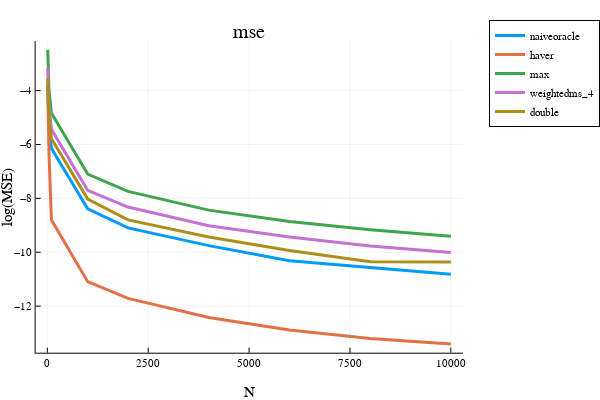

Write notebook code for a chart like this one.
### Markdown cell above
### Multi-gap Linear

### Code cell
"""
trying to run bandits and see the performance of the estimator.

"""

using Infiltrator
using ProgressMeter
using Plots
plotly()

include("./KjBandits.jl")
include("./KjFunctions.jl")


opt = (
    σ² = (1.0/2)^2, 
    dataseed = 313, #123
    algoseed = 789,
    n_trials = 200, #50, #1000, #200
    N_ary = [10, 20, 40, 100, 1000, 2000, 4000, 6000, 8000, 10000], 
    algo_name = "uniform", # "ucb", # "ucb", "sr", "uniform"
    problem_name = "multi_gap_linear", #"equal", "allbest", #"linear_K20" #"linear", "linear_K2_custom", "linear_K2"
    K = 64,
    num_optimals = nothing,
    degree = nothing,
    Delta = nothing,
    gap_splits = floor.(Int32, range(start=0, stop=64, length=5)),
)
#estimator_names = ["haver", "naiveoracle", "avg", "max", "weighted_100", "weightedms_4", ]
estimator_names = ["naiveoracle", "haver", "avg", "max", "weightedms_4", "double"]
@show estimator_names
@show opt

hatvalues = zeros(opt.n_trials, length(opt.N_ary), length(estimator_names))
global estimators
global i_t_ary
rng_data = MersenneTwister(opt.dataseed)
rng_algo = MersenneTwister(opt.algoseed) 
rng_algo2 = MersenneTwister(opt.algoseed*31 + 1)
algo = []
problem = []
@showprogress for i_try = 1:opt.n_trials
#    global algo, problem
    myseed = rand(rng_data, UInt32)

    for i_N in eachindex(opt.N_ary)
        global problem, algo
        N = opt.N_ary[i_N]

        problem = problem_factory(
            opt.problem_name, opt.σ²,  myseed, 
            K=opt.K, num_optimals=opt.num_optimals, 
            degree=opt.degree, Delta=opt.Delta, gap_splits=opt.gap_splits)

        algo = algo_factory(opt.algo_name, problem, rand(rng_algo, UInt32))

        myseed2 = rand(rng_algo2, UInt32)
        estimators = [ estimator_factory(name, opt.σ², problem.μ, myseed2) for name in estimator_names]
    
        data = zeros(opt.K, N)
        for i in 1:opt.K
            algo.n_pulls[i] = N
            rewards = problem.μ[i] .+ sqrt(problem.σ²)*randn(problem.rngs[i], N) 
            algo.sum_rewards[i] = sum(rewards) 
            data[i,:] .= rewards
        end 
        
        for i_est in 1:length(estimators)-1
            hatvalues[i_try, i_N, i_est] = estimate_value(estimators[i_est], algo)
        end
        hatvalues[i_try, i_N, end] = estimate_value(estimators[end], data)
        
        @assert maximum(problem.μ) == 0.0
    end
    #- compute the bias and the MSE
end
bias = meansqueeze(hatvalues, 1) # n_alphas x n_estimators
mse = meansqueeze(hatvalues .^ 2, 1)
mae = meansqueeze(abs.(hatvalues), 1)

x = opt.N_ary
i = 1; plot(x, log.(mse[:,i]), label=estimator_names[i], linewidth=3)
i = 2; plot!(x, log.(mse[:,i]), label=estimator_names[i], linewidth=3)
# i = 3; plot!(x, log.(mse[:,i]), label=estimator_names[i], linewidth=3) 
i = 4; plot!(x, log.(mse[:,i]), label=estimator_names[i], linewidth=3)
i = 5; plot!(x, log.(mse[:,i]), label=estimator_names[i], linewidth=3)
i = 6; plot!(x, log.(mse[:,i]), label=estimator_names[i], linewidth=3)
plot!(xlabel="N", ylabel="log(MSE)", legend=:outertopright)  
title!("mse")

### Figure 1 — Plotly figure (JSON) as saved in the notebook; plotly's stock layout.template omitted (floating-point values rounded to 4 significant figures)
{"data": [{"colorbar": {"title": {"text": ""}}, "legendgroup": "naiveoracle", "line": {"color": "rgba(0, 154, 250, 1.000)", "dash": "solid", "shape": "linear", "width": 3}, "mode": "lines", "name": "naiveoracle", "showlegend": true, "type": "scatter", "x": [10, 20, 40, 100, 1000, 2000, 4000, 6000, 8000, 10000], "xaxis": "x", "y": [-3.827, -4.646, -5.324, -6.143, -8.386, -9.096, -9.755, -10.31, -10.58, -10.82], "yaxis": "y", "zmax": null, "zmin": null}, {"colorbar": {"title": {"text": ""}}, "legendgroup": "haver", "line": {"color": "rgba(227, 111, 71, 1.000)", "dash": "solid", "shape": "linear", "width": 3}, "mode": "lines", "name": "haver", "showlegend": true, "type": "scatter", "x": [10, 20, 40, 100, 1000, 2000, 4000, 6000, 8000, 10000], "xaxis": "x", "y": [-3.763, -4.733, -6.229, -8.796, -11.09, -11.72, -12.42, -12.89, -13.2, -13.4], "yaxis": "y", "zmax": null, "zmin": null}, {"colorbar": {"title": {"text": ""}}, "legendgroup": "max", "line": {"color": "rgba(62, 164, 78, 1.000)", "dash": "solid", "shape": "linear", "width": 3}, "mode": "lines", "name": "max", "showlegend": true, "type": "scatter", "x": [10, 20, 40, 100, 1000, 2000, 4000, 6000, 8000, 10000], "xaxis": "x", "y": [-2.487, -3.16, -3.923, -4.831, -7.098, -7.741, -8.438, -8.855, -9.162, -9.406], "yaxis": "y", "zmax": null, "zmin": null}, {"colorbar": {"title": {"text": ""}}, "legendgroup": "weightedms_4", "line": {"color": "rgba(195, 113, 210, 1.000)", "dash": "solid", "shape": "linear", "width": 3}, "mode": "lines", "name": "weightedms_4", "showlegend": true, "type": "scatter", "x": [10, 20, 40, 100, 1000, 2000, 4000, 6000, 8000, 10000], "xaxis": "x", "y": [-3.158, -3.77, -4.534, -5.435, -7.7, -8.324, -9.019, -9.435, -9.772, -10.01], "yaxis": "y", "zmax": null, "zmin": null}, {"colorbar": {"title": {"text": ""}}, "legendgroup": "double", "line": {"color": "rgba(172, 142, 24, 1.000)", "dash": "solid", "shape": "linear", "width": 3}, "mode": "lines", "name": "double", "showlegend": true, "type": "scatter", "x": [10, 20, 40, 100, 1000, 2000, 4000, 6000, 8000, 10000], "xaxis": "x", "y": [-3.536, -4.143, -4.895, -5.778, -8.026, -8.799, -9.431, -9.932, -10.35, -10.37], "yaxis": "y", "zmax": null, "zmin": null}], "layout": {"annotations": [{"font": {"color": "rgba(0, 0, 0, 1)", "family": "sans-serif", "size": 20}, "rotation": 0, "showarrow": false, "text": "mse", "x": 0.535, "xanchor": "center", "xref": "paper", "y": 1, "yanchor": "top", "yref": "paper"}], "height": 400, "legend": {"bgcolor": "rgba(255, 255, 255, 1.000)", "bordercolor": "rgba(0, 0, 0, 1)", "borderwidth": 1, "font": {"color": "rgba(0, 0, 0, 1)", "family": "sans-serif", "size": 11}, "title": {"font": {"color": "rgba(0, 0, 0, 1)", "family": "sans-serif", "size": 15}, "text": ""}, "tracegroupgap": 0, "traceorder": "normal", "x": 1.05, "xanchor": "upper", "y": 1, "yanchor": "right"}, "margin": {"b": 20, "l": 0, "r": 0, "t": 20}, "paper_bgcolor": "rgba(255, 255, 255, 1.000)", "plot_bgcolor": "rgba(255, 255, 255, 1.000)", "showlegend": true, "width": 600, "xaxis": {"anchor": "y", "domain": [0.07647, 0.9934], "gridcolor": "rgba(0, 0, 0, 0.1)", "gridwidth": 0.5, "linecolor": "rgba(0, 0, 0, 1)", "mirror": false, "range": [-289.7, 10300.0], "showgrid": true, "showline": true, "showticklabels": true, "tickangle": 0, "tickcolor": "rgb(0, 0, 0)", "tickfont": {"color": "rgba(0, 0, 0, 1)", "family": "sans-serif", "size": 11}, "tickmode": "array", "ticks": "inside", "ticktext": ["0", "2500", "5000", "7500", "10000"], "tickvals": [0, 2500, 5000, 7500, 10000], "title": {"font": {"color": "rgba(0, 0, 0, 1)", "family": "sans-serif", "size": 15}, "text": "N"}, "type": "linear", "visible": true, "zeroline": false, "zerolinecolor": "rgba(0, 0, 0, 1)"}, "yaxis": {"anchor": "x", "domain": [0.07581, 0.9415], "gridcolor": "rgba(0, 0, 0, 0.1)", "gridwidth": 0.5, "linecolor": "rgba(0, 0, 0, 1)", "mirror": false, "range": [-13.73, -2.16], "showgrid": true, "showline": true, "showticklabels": true, "tickangle": 0, "tickcolor": "rgb(0, 0, 0)", "tickfont": {"color": "rgba(0, 0, 0, 1)", "family": "sans-serif", "size": 11}, "tickmode": "array", "ticks": "inside", "ticktext": ["−12", "−10", "−8", "−6", "−4"], "tickvals": [-12, -10, -8, -6, -4], "title": {"font": {"color": "rgba(0, 0, 0, 1)", "family": "sans-serif", "size": 15}, "text": "log(MSE)"}, "type": "linear", "visible": true, "zeroline": false, "zerolinecolor": "rgba(0, 0, 0, 1)"}}}
